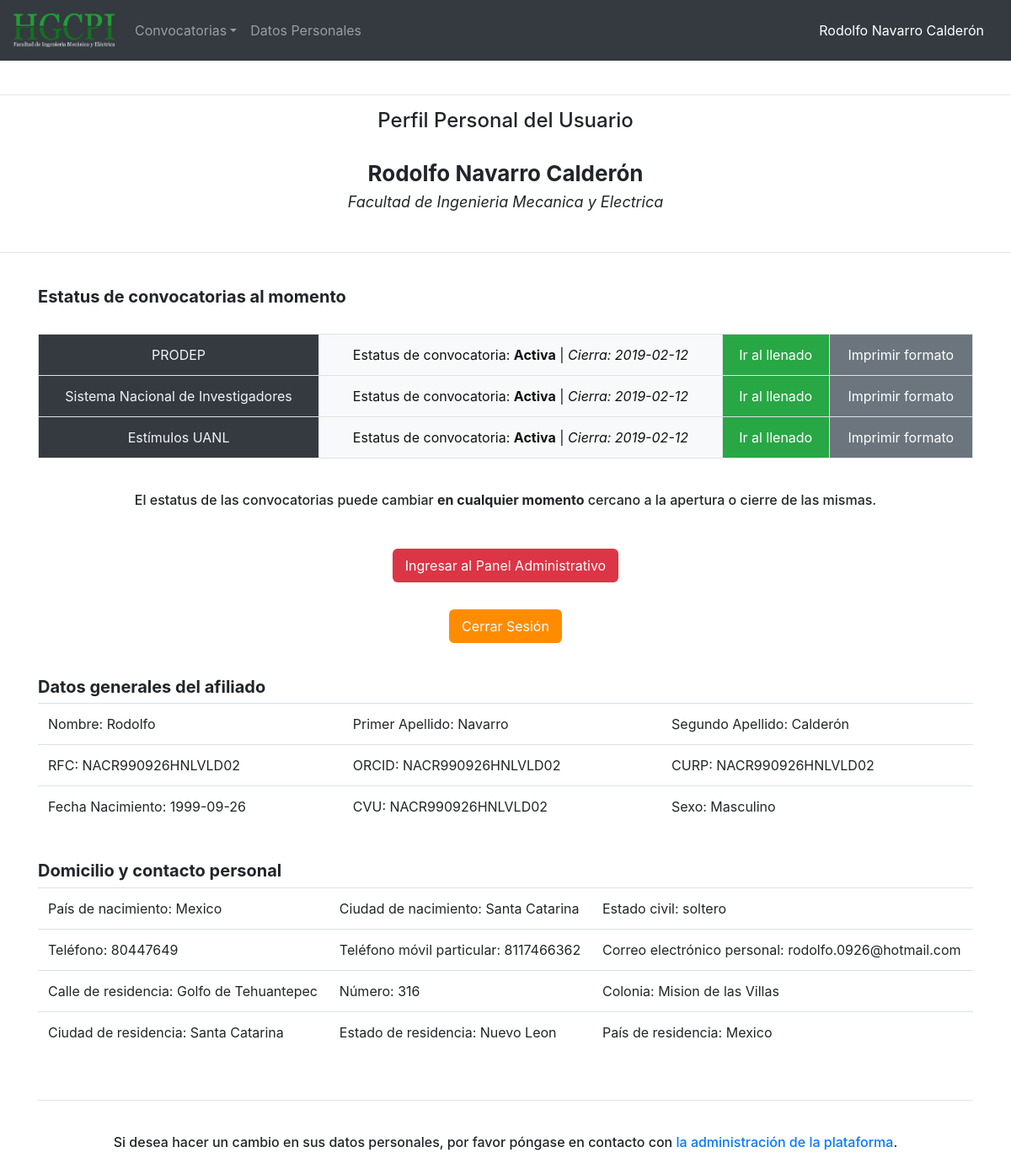
The app's page /perfil.php (signed in) with its own data.
### tables this page shows
CREATE TABLE `usuario` (
  `idusuario` int(11) NOT NULL,
  `nombre` varchar(45) DEFAULT NULL,
  `ap_paterno` varchar(45) DEFAULT NULL,
  `ap_materno` varchar(45) DEFAULT NULL,
  `titulo` varchar(45) DEFAULT NULL,
  `curp` varchar(45) DEFAULT NULL,
  `rfc` varchar(45) DEFAULT NULL,
  `numero_cvu` varchar(45) DEFAULT NULL,
  `orcid` varchar(45) DEFAULT NULL,
  `fecha_nacimiento` date DEFAULT NULL,
  `sexo` varchar(45) DEFAULT NULL,
  `nacionalidad` varchar(45) DEFAULT NULL,
  `ciudad_nacimiento` varchar(45) DEFAULT NULL,
  `estado_civil` varchar(45) DEFAULT NULL,
  `telefono_particular` varchar(45) DEFAULT NULL,
  `telefono_movil` varchar(45) DEFAULT NULL,
  `correo_electronico_personal` varchar(45) DEFAULT NULL,
  `correo_instititucional` varchar(45) DEFAULT NULL,
  `num_emp` varchar(45) DEFAULT NULL,
  `calle_dom` varchar(45) DEFAULT NULL,
  `numero_exterior_dom` varchar(45) DEFAULT NULL,
  `numero_interior_dom` varchar(45) DEFAULT NULL,
  `colonia_residencia` varchar(100) DEFAULT NULL,
  `pais_residencia` varchar(100) DEFAULT NULL,
  `estado_residencia` varchar(100) DEFAULT NULL,
  `codigo_postal_dom` varchar(45) DEFAULT NULL,
  `ciudad_residencia` varchar(100) DEFAULT NULL,
  `ies_adscripcion` varchar(100) DEFAULT NULL,
  `cantidad_de_ingresos` int(11) DEFAULT NULL,
  `clave` varchar(100) DEFAULT NULL,
  `tipo_usuario` varchar(45) DEFAULT NULL
);

CREATE TABLE `convocatorias` (
  `nombre` varchar(200) NOT NULL,
  `fecha_cierre` date DEFAULT NULL,
  `estatus` varchar(45) DEFAULT NULL
);

### perfil.php (the view, shortened to what this page needs)
<?php
  $conexion=mysqli_connect('localhost','root','','hgcpi');
  $mysqli = new mysqli("localhost", "root", "", "hgcpi");
  $usuario = $_SESSION['usuario'];
  $sql="SELECT * FROM usuario WHERE idusuario='$usuario'";
  $result=mysqli_query($conexion,$sql);
  $mostrar=mysqli_fetch_array($result);
 ?>
<!DOCTYPE html>
<html lang="en">
<head>
	<link rel="stylesheet" type="text/css" href="css/bootstrap.min.css">
</head>
<body>
	<header>
              <nav class="navbar navbar-expand-lg navbar-dark bg-dark">
                  <a class="navbar-brand" href="index.php"><img src="img/logo.png" width="120" height="40" class="d-inline-block align-top"></a>
                  <div class="collapse navbar-collapse" id="navbarNavAltMarkup">
                    <ul class="navbar-nav mr-auto">
                      <li class="nav-item dropdown">
                        <a class="nav-link dropdown-toggle" href="#" id="navbarDropdownMenuLink" role="button" data-toggle="dropdown" aria-haspopup="true" aria-expanded="false">Convocatorias</a>
                      </li>
                      <li class="nav-item">
                      <a class="nav-link " href="perfil.php#datos">Datos Personales</a>
                      </li>
                      </ul>
                      <span class="navbar-text"><a class="nav-link" href="perfil.php"><?php echo $mostrar['nombre']." ".$mostrar['ap_paterno']." ".$mostrar['ap_materno']; ?></a></span>
                  </div>
            </nav>
    </header>
        <div class="row-mt-4">
          <br><hr>
          <center><h4>Perfil Personal del Usuario</h4></center><br>
          <center><h5 style="font-weight: normal; font-size: 26px;"><b><?php echo $mostrar['nombre']." ".$mostrar['ap_paterno']." ".$mostrar['ap_materno']; ?></b></h5></center>
          <center><h5 style="font-weight: normal; font-size: 18px;"><i><?php echo $mostrar['ies_adscripcion']?></i></h5></center>
        <br><hr><br>
        <div class="container" id="convocatorias">
          <h5><b>Estatus de convocatorias al momento</b></h5><br>
          <table class="table table-bordered">
            <tbody>
               <?php
                  $sql="SELECT * FROM convocatorias WHERE nombre='PRODEP'";
                  $result=mysqli_query($mysqli,$sql);
                  $mostrar=mysqli_fetch_array($result);
              ?>
              <tr>
                <td class="bg-dark"><a href="" style="display: block; color: #f2f2f2; text-decoration: none; text-align: center;">PRODEP</a></td>
                <td class="bg-light"><a href="" style="display: block; color: #111; text-decoration: none; text-align: center;">Estatus de convocatoria: <b><font color="#101010"><?php echo $mostrar['estatus']?></font></b> | <i>Cierra: <?php echo $mostrar['fecha_cierre']?></i></a></td>
                <td class="bg-success"><a href="estimulos.php" style="display: block; color: white; text-decoration: none; text-align: center;">Ir al llenado</a></td>
                <td class="bg-secondary"><a href="" style="display: block; color: white; text-decoration: none; text-align: center;">Imprimir formato</a></td>
              </tr>
              <?php
                  $sql="SELECT * FROM convocatorias WHERE nombre='SNI'";
                  $result=mysqli_query($mysqli,$sql);
                  $mostrar=mysqli_fetch_array($result);
              ?>
              <tr>
                <td class="bg-dark"><a href="" style="display: block; color: #f2f2f2; text-decoration: none; text-align: center;">Sistema Nacional de Investigadores</a></td>
                <td class="bg-light"><a href="" style="display: block; color: #111; text-decoration: none; text-align: center;">Estatus de convocatoria: <b><font color="#101010"><?php echo $mostrar['estatus']?></font></b> | <i>Cierra: <?php echo $mostrar['fecha_cierre']?></a></td>
                <td class="bg-success"><a href="sni.php" style="display: block; color: white; text-decoration: none; text-align: center;">Ir al llenado</a></td>
                <td class="bg-secondary"><a href="" style="display: block; color: white; text-decoration: none; text-align: center;">Imprimir formato</a></td>
              </tr>
              <?php
                  $sql="SELECT * FROM convocatorias WHERE nombre='Estimulos'";
                  $result=mysqli_query($mysqli,$sql);
                  $mostrar=mysqli_fetch_array($result);
              ?>
              <tr>
                <td class="bg-dark"><a href="" style="display: block; color: #f2f2f2; text-decoration: none; text-align: center;">Estímulos UANL</a></td>
                <td class="bg-light"><a href="" style="display: block; color: #111; text-decoration: none; text-align: center;">Estatus de convocatoria: <b><font color="#101010"><?php echo $mostrar['estatus']?></font></b> | <i>Cierra: <?php echo $mostrar['fecha_cierre']?></a></td>
                <td class="bg-success"><a href="estimulos.php" style="display: block; color: white; text-decoration: none; text-align: center;">Ir al llenado</a></td>
                <td class="bg-secondary"><a href="pdfs_estimulos.php" style="display: block; color: white; text-decoration: none; text-align: center;">Imprimir formato</a></td>
              </tr>
            </tbody>
          </table><br>
          <h6><center>El estatus de las convocatorias puede cambiar <b>en cualquier momento</b> cercano a la apertura o cierre de las mismas.</center>
        </div>
        <?php
          $sql="SELECT * FROM usuario WHERE idusuario='$usuario'";
          $result=mysqli_query($mysqli,$sql);
          $mostrar=mysqli_fetch_array($result);
        ?>
        <div class="container">
          <?php
          if($mostrar['tipo_usuario'] == "admin")
          {
          ?>
          <br><br>
          <center><a href="admin.php" style="padding: 10px 15px; background-color: #dc3545; color: white; font-size: 16px; text-decoration: none; border-radius: 6px">Ingresar al Panel Administrativo</a></center>
          <?php
          }
          ?>
          <br><br>
          <center><a href="scripts/logout.php" style="padding: 10px 15px; background-color: darkorange; color: white; font-size: 16px; text-decoration: none; border-radius: 6px">Cerrar Sesión</a></center>
        </div>
        <div class="container" id="datos"><br><br>
            <h5><b>Datos generales del afiliado</b></h5>
            <table class="table">
          <tbody>
            <?php
            $sql="SELECT * FROM usuario WHERE idusuario='$usuario'";
            $result=mysqli_query($conexion,$sql);
            while($mostrar=mysqli_fetch_array($result)){
             ?>
            <tr>
              <tr>
              <td>Nombre: <?php echo $mostrar['nombre'] ?></td>
              <td>Primer Apellido: <?php echo $mostrar['ap_paterno'] ?></td>
              <td>Segundo Apellido: <?php echo $mostrar['ap_materno'] ?></td>
            </tr>
            <tr>
              <td>RFC: <?php echo $mostrar['rfc'] ?></td>
              <td>ORCID: <?php echo $mostrar['orcid'] ?></td>
              <td>CURP: <?php echo $mostrar['curp'] ?></td>
            </tr>
            <tr>
              <td>Fecha Nacimiento: <?php echo $mostrar['fecha_nacimiento'] ?></td>
              <td>CVU: <?php echo $mostrar['numero_cvu'] ?></td>
              <td>Sexo: <?php echo $mostrar['sexo'] ?></td>
            </tr>
              <?php
              }
            ?>
          </tbody>
        </table>
        <br>
         <h5><b>Domicilio y contacto personal</b></h5>
            <table class="table">
          <tbody class="">
            <?php
            $sql="SELECT * FROM usuario WHERE idusuario='$usuario'";
            $result=mysqli_query($conexion,$sql);
            while($mostrar=mysqli_fetch_array($result)){
             ?>
            <tr>
              <td>País de nacimiento: <?php echo $mostrar['pais_residencia'] ?></td>
              <td>Ciudad de nacimiento: <?php echo $mostrar['ciudad_nacimiento'] ?></td>
              <td>Estado civil: <?php echo $mostrar['estado_civil'] ?></td>
            </tr>
            <tr>
              <td>Teléfono: <?php echo $mostrar['telefono_particular'] ?></td>
              <td>Teléfono móvil particular: <?php echo $mostrar['telefono_movil'] ?></td>
              <td>Correo electrónico personal: <?php echo $mostrar['correo_electronico_personal'] ?></td>
            </tr>
            <tr>
              <td>Calle de residencia: <?php echo $mostrar['calle_dom'] ?></td>
              <td>Número: <?php echo $mostrar['numero_exterior_dom'] ?></td>
              <td>Colonia: <?php echo $mostrar['colonia_residencia'] ?></td>
            </tr>
            <tr>
              <td>Ciudad de residencia: <?php echo $mostrar['ciudad_residencia'] ?></td>
              <td>Estado de residencia: <?php echo $mostrar['estado_residencia'] ?></td>
              <td>País de residencia: <?php echo $mostrar['pais_residencia'] ?></td>
            </tr>
            <?php
              }
            ?>
          </tbody>
        </table>
        <br><hr><br>
        </div>
        <div class="container">
         <h6><center>Si desea hacer un cambio en sus datos personales, por favor póngase en contacto con <a href="mailto:hgcpi_fime@gmail.com">la administración de la plataforma</a>.</center></h6><br>
        </div>
        </div>
</body>
</html>

### records on screen
usuario: nombre "Rodolfo", ap_paterno "Navarro", ap_materno "Calderón", ies_adscripcion "Facultad de Ingenieria Mecanica y Electrica", rfc "NACR990926HNLVLD02", orcid "NACR990926HNLVLD02", curp "NACR990926HNLVLD02", fecha_nacimiento "1999-09-26", numero_cvu "NACR990926HNLVLD02", sexo "Masculino", pais_residencia "Mexico", ciudad_nacimiento "Santa Catarina", estado_civil "soltero", telefono_particular "80447649", telefono_movil "8117466362", correo_electronico_personal "rodolfo.0926@hotmail.com", calle_dom "Golfo de Tehuantepec", numero_exterior_dom "316", colonia_residencia "Mision de las Villas", ciudad_residencia "Santa Catarina", estado_residencia "Nuevo Leon"
convocatorias: estatus "Activa", fecha_cierre "2019-02-12"
convocatorias: estatus "Activa", fecha_cierre "2019-02-12"
convocatorias: estatus "Activa", fecha_cierre "2019-02-12"
